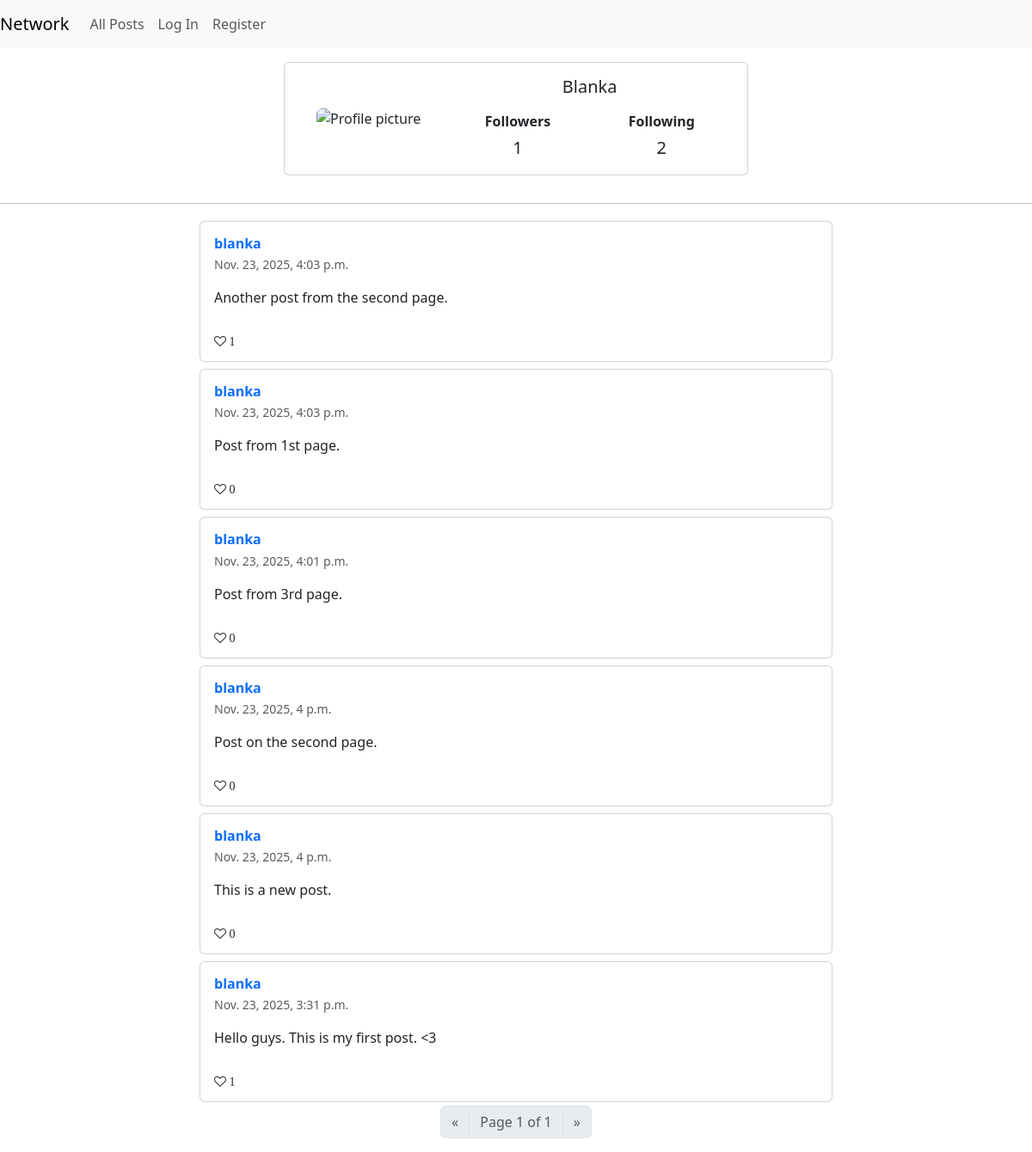
Screenshot of /profile/blanka with the database file from the repository.
### network/models.py (models this page shows, shortened)
class User(AbstractUser):
    pass

class Posts(models.Model):
    creator = models.ForeignKey(User, on_delete=models.CASCADE)
    message = models.TextField()
    created_at = models.DateTimeField(auto_now_add=True)
    likes = models.ManyToManyField(User, related_name="liked_posts", blank=True)

### network/views.py (the view)
# urls.py: path("profile/<str:username>", views.profile, name="profile"),
def profile(request, username):
    if not User.objects.filter(username__iexact=username).exists():
        return redirect("index")
    else:
        user = User.objects.get(username__iexact=username)
        followers = user.followers_rel.count()
        following = user.following_rel.count()
        posts = Posts.objects.filter(creator__username__iexact=username).order_by('-created_at')
        paginator = Paginator(posts, 10)
        page_number = request.GET.get('page')
        page_obj = paginator.get_page(page_number)
        own_profile = False
        if request.user.username.casefold() == username.casefold():
            own_profile = True
        is_follower = False
        if request.user.is_authenticated:
            is_follower = Follow.objects.filter(follower=request.user, following=user).exists()
        else:
            is_follower = False
        return render(request, "network/profile.html",{
            "posts": page_obj,
            "own_profile": own_profile,
            "profile_name": username.capitalize(),
            "follower": followers,
            "following": following,
            "follow_flag": is_follower,
        })

### network/templates/network/profile.html (shortened to what this page needs)
{% extends "network/layout.html" %}
{% block body %}
<div class="row d-flex justify-content-center mt-3">
    <div class="card mb-3" style="max-width: 540px;">
        <div class="row g-0">
            <div class="col-md-4 d-flex align-items-center justify-content-center p-2">
                <img src="https://cdn.pixabay.com/photo/2015/10/05/22/37/blank-profile-picture-973460_1280.png"
                     class="img-fluid rounded" alt="Profile picture">
            </div>
            <div class="col-md-8">
                <div class="card-body">
                    <h5 class="card-title mb-3 text-center">{{ profile_name }}</h5>
                    <div class="row text-center">
                        <div class="col-6">
                            <p class="mb-1 fw-semibold">Followers</p>
                            <p class="fs-5 mb-0" id="follower_count">{{follower}}</p>
                        </div>
                        <div class="col-6">
                            <p class="mb-1 fw-semibold">Following</p>
                            <p class="fs-5 mb-0" id="following_count">{{following}}</p>
                        </div>
                    </div>
                </div>
            </div>
        </div>
    </div>
</div>
    <hr>
    <div id="posts-container">
    {% for post in posts %}
        <div class="container py-1">
            <div class="row d-flex justify-content-center">
                <div class="col-md-12 col-lg-10 col-xl-8">
                    <div class="card" data-postid="{{post.id}}">
                        <div class="card-body">
                            <div class="d-flex flex-start align-items-center">
                                <div>
                                    <h6 class="fw-bold text-primary mb-1">{{post.creator}}</h6>
                                    <p class="text-muted small mb-0">
                                    {{post.created_at}}
                                    </p>
                                </div>
                            </div>
                            <p class="mt-3 mb-4 pb-2">
                                {{post.message}}
                            </p>
                            <div class="d-flex justify-content-between align-items-center small">
                                {% if request.user in post.likes.all %}
                                    <i class="fa fa-heart" aria-hidden="true"> {{post.likes.count}}</i>
                                {% elif not request.user in post.likes.all %}
                                    <i class="fa fa-heart-o" aria-hidden="true"> {{post.likes.count}}</i>
                                {% endif %}
                            </div>
                        </div>
                    </div>
                </div>
            </div>
        </div>
    {% endfor %}
    </div>
    <nav aria-label="Page navigation example">
            <ul class="pagination justify-content-center">
                {% if posts.has_previous %}
                <li class="page-item">
                    <a class="page-link" href="?page={{ posts.previous_page_number }}" aria-label="Previous">
                    <span aria-hidden="true">&laquo;</span>
                    <span class="visually-hidden">Previous</span>
                    </a>
                </li>
                {% else %}
                <li class="page-item disabled">
                    <span class="page-link" aria-label="Previous">
                    <span aria-hidden="true">&laquo;</span>
                    </span>
                </li>
                {% endif %}
                <li class="page-item disabled">
                <span class="page-link">
                    Page {{ posts.number }} of {{ posts.paginator.num_pages }}
                </span>
                </li>
                {% if posts.has_next %}
                <li class="page-item">
                    <a class="page-link" href="?page={{ posts.next_page_number }}" aria-label="Next">
                    <span aria-hidden="true">&raquo;</span>
                    <span class="visually-hidden">Next</span>
                    </a>
                </li>
                {% else %}
                <li class="page-item disabled">
                    <span class="page-link" aria-label="Next">
                    <span aria-hidden="true">&raquo;</span>
                    </span>
                </li>
                {% endif %}
            </ul>
            </nav>
{% endblock %}

### rows the page displays
User: username "Blanka"
Posts: creator "blanka", created_at "Nov. 23, 2025, 4:03 p.m.", message "Another post from the second page.", likes.count "1"
Posts: creator "blanka", created_at "Nov. 23, 2025, 4:03 p.m.", message "Post from 1st page.", likes.count "0"
Posts: creator "blanka", created_at "Nov. 23, 2025, 4:01 p.m.", message "Post from 3rd page.", likes.count "0"
Posts: creator "blanka", created_at "Nov. 23, 2025, 4 p.m.", message "Post on the second page.", likes.count "0"
Posts: creator "blanka", created_at "Nov. 23, 2025, 4 p.m.", message "This is a new post.", likes.count "0"
Posts: creator "blanka", created_at "Nov. 23, 2025, 3:31 p.m.", message "Hello guys. This is my first post. <3", likes.count "1"

### other values shown
{{ follower }} "1"
{{ following }} "2"
{{ posts.number }} "1"
{{ posts.paginator.num_pages }} "1"
